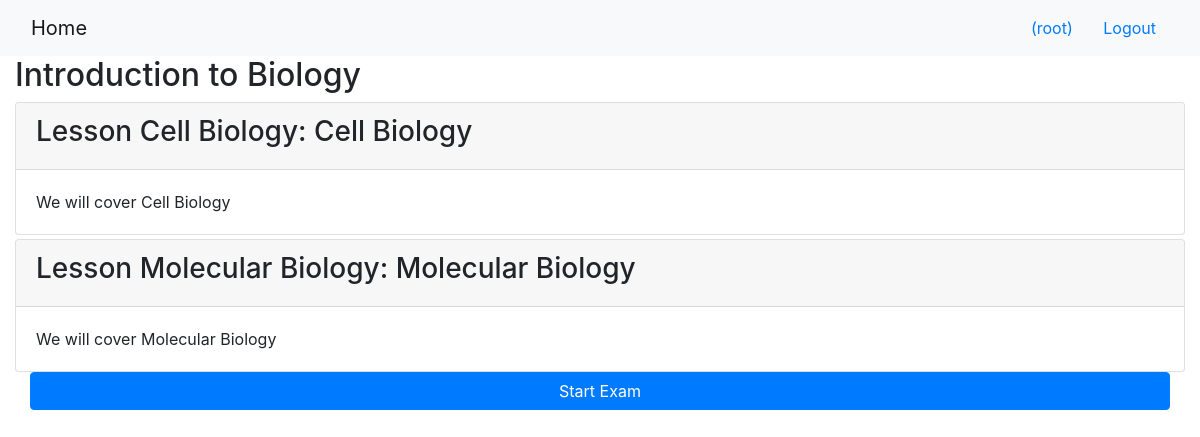
The app's page /onlinecourse/1/ (signed in) with its own data.
### onlinecourse/models.py (models this page shows, shortened)
class Course(models.Model):
    name = models.CharField(null=False, max_length=30, default='online course')
    image = models.ImageField(upload_to='course_images/')
    description = models.CharField(max_length=1000)
    pub_date = models.DateField(null=True)
    instructors = models.ManyToManyField(Instructor)
    users = models.ManyToManyField(settings.AUTH_USER_MODEL, through='Enrollment')
    total_enrollment = models.IntegerField(default=0)
    is_enrolled = False

class Lesson(models.Model):
    title = models.CharField(max_length=200, default="title")
    order = models.IntegerField(default=0)
    course = models.ForeignKey(Course, on_delete=models.CASCADE)
    content = models.TextField()

### onlinecourse/views.py (the view)
# urls.py: path('<int:pk>/', views.CourseDetailView.as_view(), name='course_details'),
class CourseDetailView(generic.DetailView):
    model = Course
    template_name = 'onlinecourse/course_detail_bootstrap.html'

### onlinecourse/templates/onlinecourse/course_detail_bootstrap.html (shortened to what this page needs)
<!DOCTYPE html>
<html lang="en">
<head>
     {% load static %}
    <link rel="stylesheet" href="https://maxcdn.bootstrapcdn.com/bootstrap/4.5.2/css/bootstrap.min.css">
</head>
<body>
    <nav class="navbar navbar-light bg-light">
        <div class="container-fluid">
            <div class="navbar-header">
                  <a class="navbar-brand" href="{% url 'onlinecourse:index' %}">Home</a>
            </div>
            <ul class="nav navbar-nav navbar-right">
                {% if user.is_authenticated %}
                <li>
                    <a class="btn btn-link" href="#">{{ user.first_name }}({{ user.username }})</a>
                    <a class="btn btn-link" href="{% url 'onlinecourse:logout' %}">Logout</a>
                </li>
                {% endif %}
            </ul>
        </div>
    </nav>
    <div class="container-fluid">
        <h2>{{ course.name }}</h2>
        <div class="card-columns-vertical">
            {% for lesson in course.lesson_set.all %}
                <div class="card mt-1">
                    <div class="card-header"><h3>Lesson {{lesson.title}}: {{lesson.title}}</h3></div>
                    <div class="card-body">{{lesson.content}}</div>
                </div>
            {% endfor %}
        </div>
            {% if user.is_authenticated %}
                <div class="container-fluid">
                    <a href="#exam" class="btn btn-primary btn-block" data-toggle="collapse">Start Exam</a>
                </div>
            {% endif %}
    </div>
</body>
</html>

### records on screen
Course: name "Introduction to Biology"
Lesson: title "Cell Biology", content "We will cover Cell Biology"
Lesson: title "Molecular Biology", content "We will cover Molecular Biology"

### other values on screen
{{ user.username }} "root"
